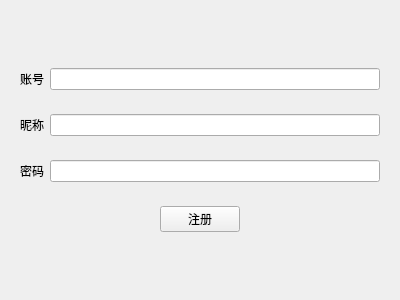
<?xml version="1.0" encoding="UTF-8"?>
<ui version="4.0">
 <class>RegisterForm</class>
 <widget class="QWidget" name="RegisterForm">
  <property name="geometry">
   <rect>
    <x>0</x>
    <y>0</y>
    <width>400</width>
    <height>300</height>
   </rect>
  </property>
  <property name="windowTitle">
   <string>Form</string>
  </property>
  <layout class="QVBoxLayout" name="verticalLayout">
   <item>
    <spacer name="verticalSpacer_2">
     <property name="orientation">
      <enum>Qt::Vertical</enum>
     </property>
     <property name="sizeHint" stdset="0">
      <size>
       <width>20</width>
       <height>40</height>
      </size>
     </property>
    </spacer>
   </item>
   <item>
    <widget class="QWidget" name="widget" native="true">
     <layout class="QHBoxLayout" name="horizontalLayout">
      <item>
       <widget class="QLabel" name="label">
        <property name="text">
         <string>账号</string>
        </property>
       </widget>
      </item>
      <item>
       <widget class="QLineEdit" name="account_lineEdit"/>
      </item>
     </layout>
    </widget>
   </item>
   <item>
    <widget class="QWidget" name="widget_2" native="true">
     <layout class="QHBoxLayout" name="horizontalLayout_2">
      <item>
       <widget class="QLabel" name="label_2">
        <property name="text">
         <string>昵称</string>
        </property>
       </widget>
      </item>
      <item>
       <widget class="QLineEdit" name="name_lineEdit"/>
      </item>
     </layout>
    </widget>
   </item>
   <item>
    <widget class="QWidget" name="widget_3" native="true">
     <layout class="QHBoxLayout" name="horizontalLayout_3">
      <item>
       <widget class="QLabel" name="label_3">
        <property name="text">
         <string>密码</string>
        </property>
       </widget>
      </item>
      <item>
       <widget class="QLineEdit" name="password_lineEdit"/>
      </item>
     </layout>
    </widget>
   </item>
   <item>
    <widget class="QWidget" name="widget_4" native="true">
     <layout class="QHBoxLayout" name="horizontalLayout_4">
      <item>
       <spacer name="horizontalSpacer">
        <property name="orientation">
         <enum>Qt::Horizontal</enum>
        </property>
        <property name="sizeHint" stdset="0">
         <size>
          <width>40</width>
          <height>20</height>
         </size>
        </property>
       </spacer>
      </item>
      <item>
       <widget class="QPushButton" name="submit_pushButton">
        <property name="text">
         <string>注册</string>
        </property>
       </widget>
      </item>
      <item>
       <spacer name="horizontalSpacer_2">
        <property name="orientation">
         <enum>Qt::Horizontal</enum>
        </property>
        <property name="sizeHint" stdset="0">
         <size>
          <width>40</width>
          <height>20</height>
         </size>
        </property>
       </spacer>
      </item>
     </layout>
    </widget>
   </item>
   <item>
    <spacer name="verticalSpacer">
     <property name="orientation">
      <enum>Qt::Vertical</enum>
     </property>
     <property name="sizeHint" stdset="0">
      <size>
       <width>20</width>
       <height>40</height>
      </size>
     </property>
    </spacer>
   </item>
  </layout>
 </widget>
 <resources/>
 <connections/>
</ui>
